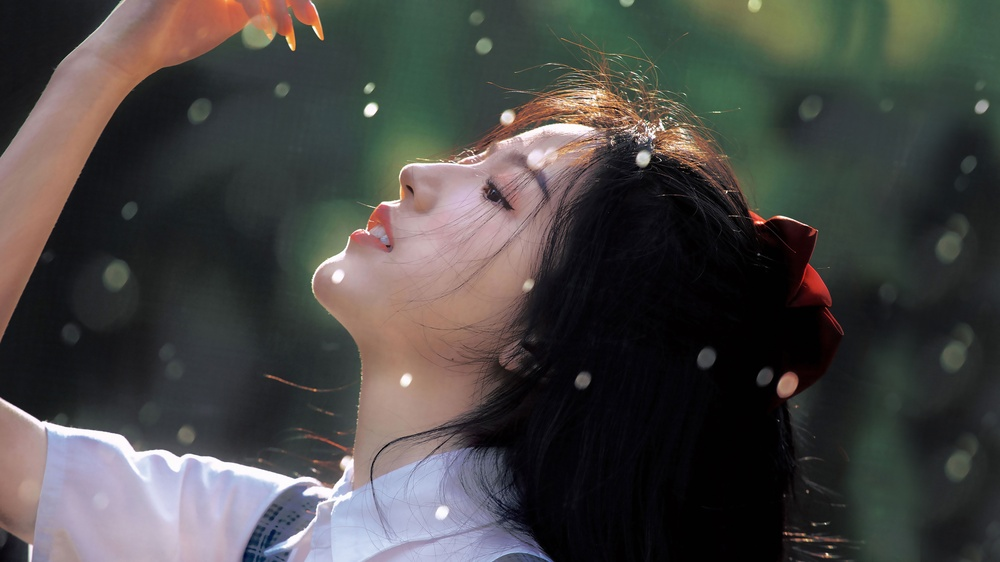
#> input picture normal/source_img/9699603efae9a04c072733b9576467cc.jpeg, 1000 x 562 px, shrunk from 3840 x 2160 before the run, found by its file name
$ python test02_color.py
#> lines starting #> are read from the running program, lines starting #| are printed output that depends on the picture
import cv2
import numpy as np
# /Users/dengjiacheng/Downloads/logo.png
img = cv2.imread('9699603efae9a04c072733b9576467cc.jpeg')
#> img is the input picture: shape (562, 1000, 3); mean B, G, R 68.5, 70.4, 72.1

cv2.imshow('b', img[:,:,0])
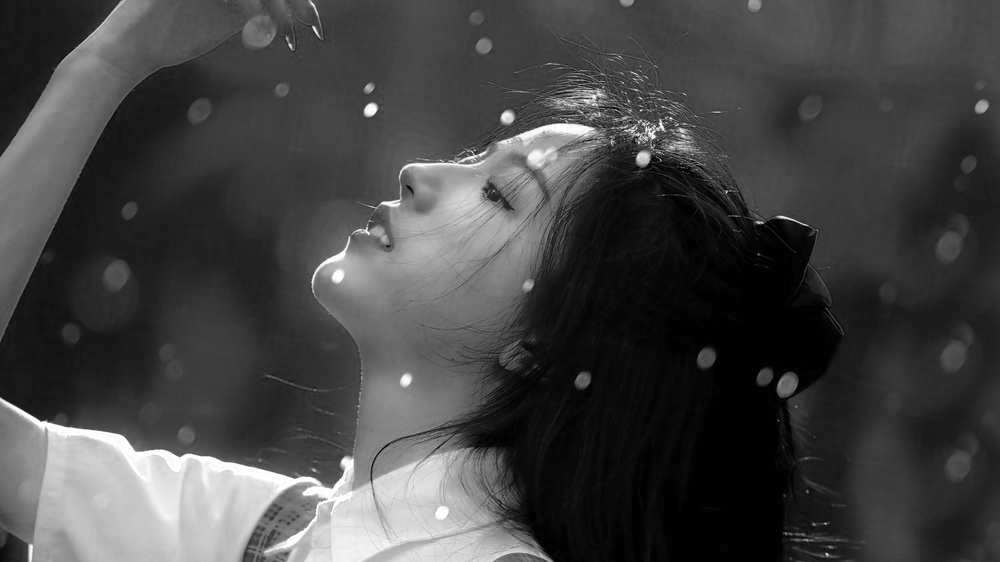
#> window 'b': shape (562, 1000); min 0, max 255, mean 68.5
cv2.imshow('g', img[:,:,1])
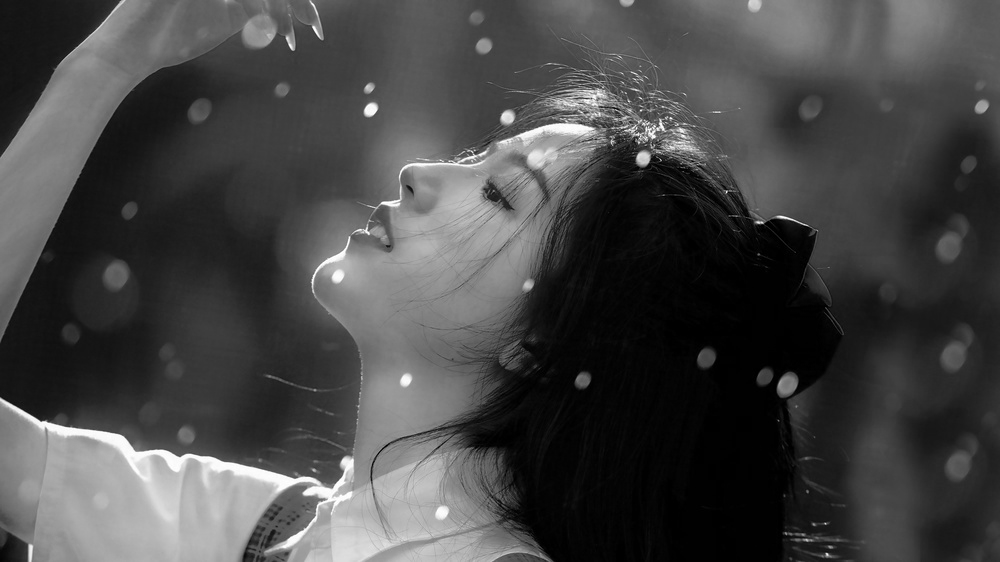
#> window 'g': shape (562, 1000); min 0, max 255, mean 70.4
cv2.imshow('r', img[:,:,2])
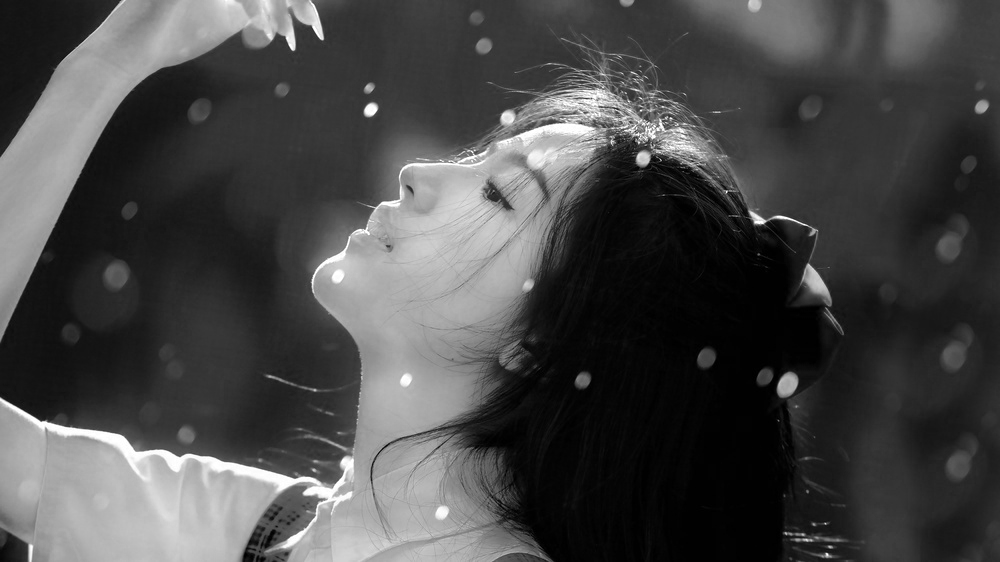
#> window 'r': shape (562, 1000); min 0, max 255, mean 72.1

print(img[:, :, 0] == img[:, :, 1])
#> (printed output is left out)

cv2.imshow('b*3', np.stack((img[:,:,0],)*3, axis=-1))
# print(np.concatenate(img[:,:,0]).shape)


gray = cv2.cvtColor(img, cv2.COLOR_BGR2GRAY)
cv2.imshow('gray', gray)
cv2.imshow('src', img)

cv2.waitKey()

$ run again, with normal/source_img/4556a468de6bdf7b404bff3b8304e6b4.jpeg copied over normal/source_img/9699603efae9a04c072733b9576467cc.jpeg
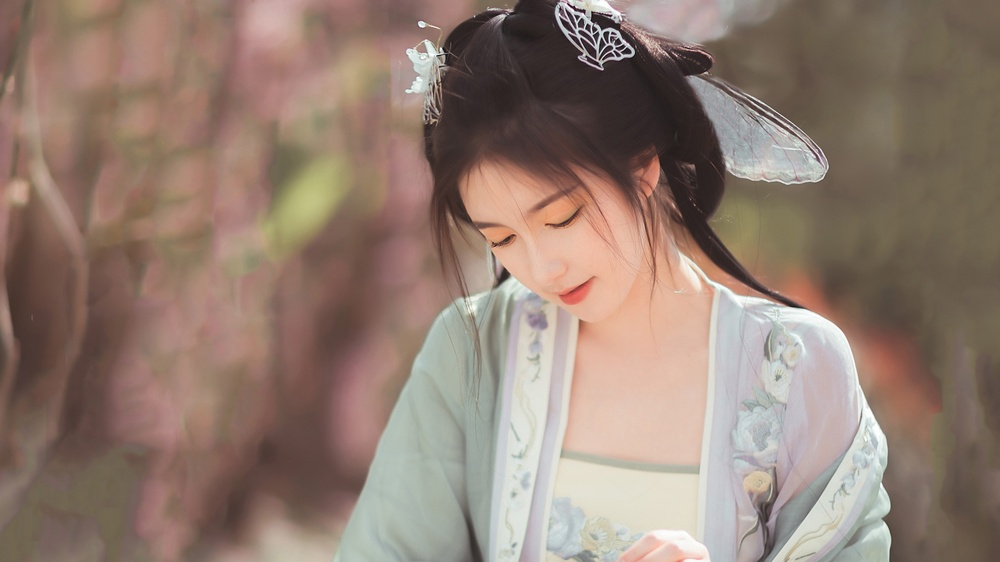
#> input picture normal/source_img/4556a468de6bdf7b404bff3b8304e6b4.jpeg, 1000 x 562 px, shrunk from 3840 x 2160 before the run, found by its file name
#> img is the input picture: shape (562, 1000, 3); mean B, G, R 113.6, 125.7, 146.1
#> `cv2.imshow('g', img[:,:,1])`:
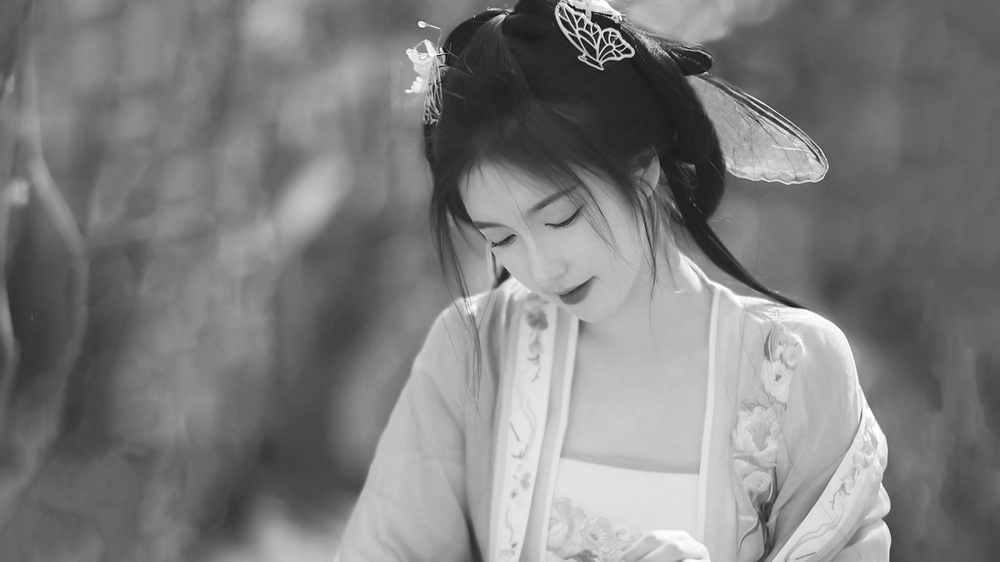
#> window 'g': shape (562, 1000); min 4, max 255, mean 125.7
#> `cv2.imshow('r', img[:,:,2])`:
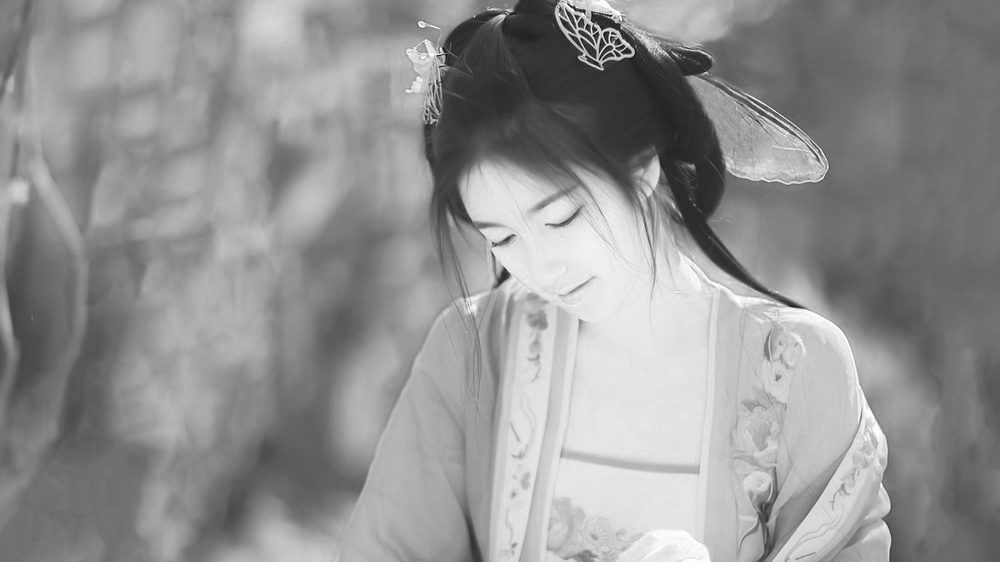
#> window 'r': shape (562, 1000); min 9, max 255, mean 146.1
#> (printed output is left out)

$ run again, with normal/source_img/backiee-82895-landscape.jpeg copied over normal/source_img/9699603efae9a04c072733b9576467cc.jpeg
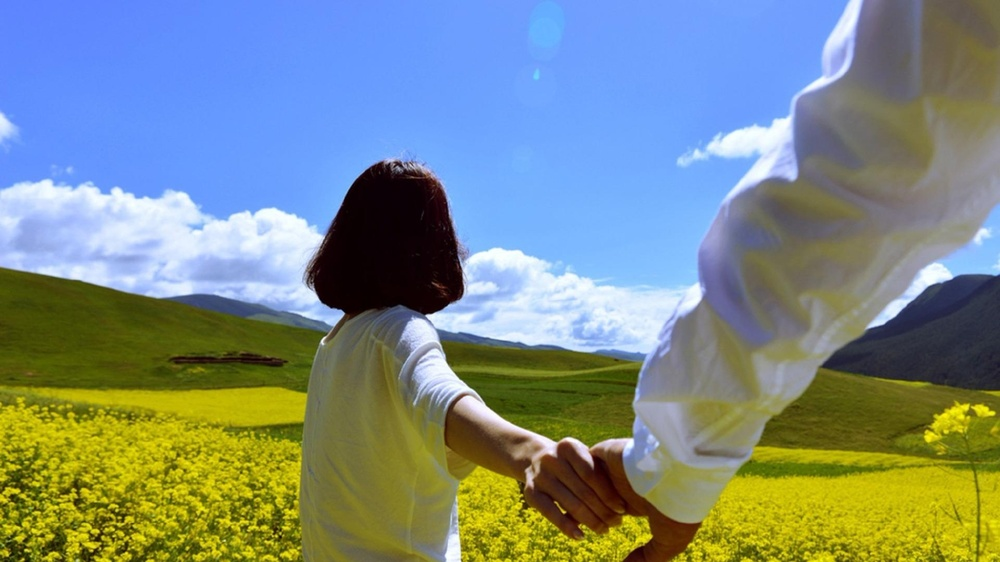
#> input picture normal/source_img/backiee-82895-landscape.jpeg, 1000 x 562 px, shrunk from 1920 x 1080 before the run, found by its file name
#> img is the input picture: shape (562, 1000, 3); mean B, G, R 134, 139.1, 123.3
#> `cv2.imshow('b', img[:,:,0])`:
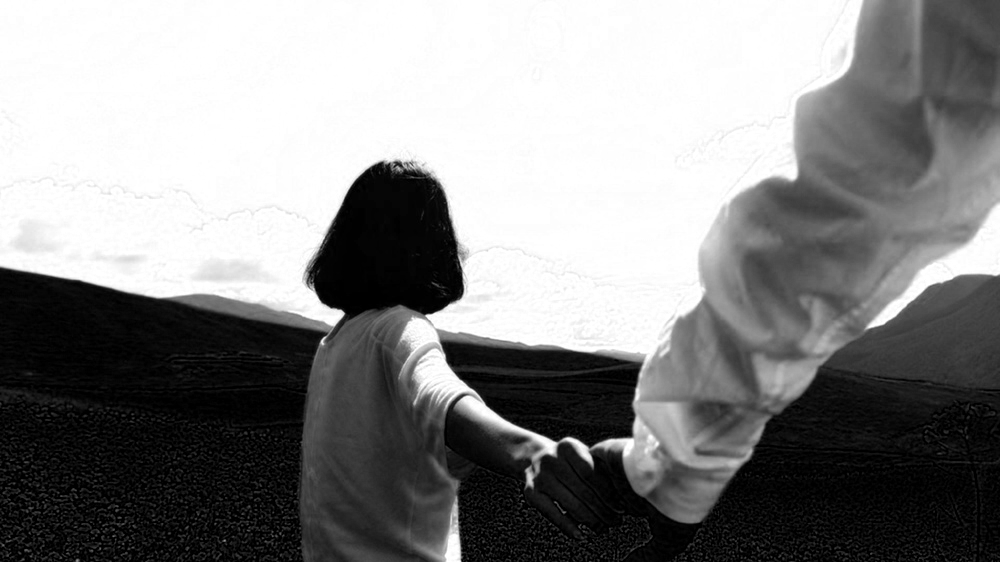
#> window 'b': shape (562, 1000); min 0, max 255, mean 134
#> `cv2.imshow('r', img[:,:,2])`:
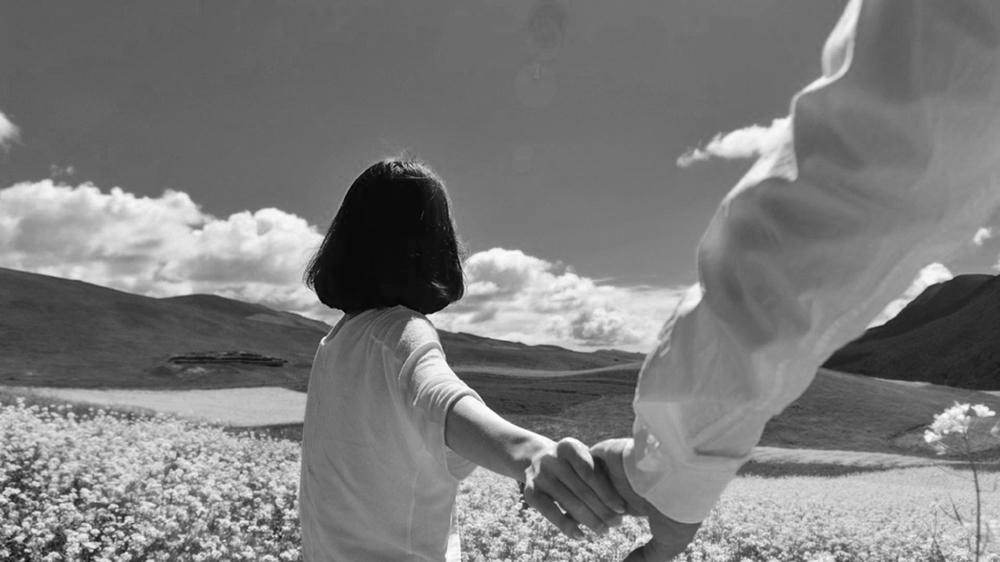
#> window 'r': shape (562, 1000); min 2, max 255, mean 123.3
#> (printed output is left out)
